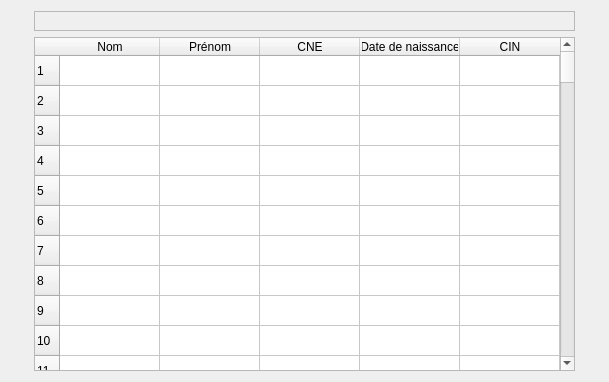
<?xml version="1.0" encoding="UTF-8"?>
<ui version="4.0">
 <class>etudiant</class>
 <widget class="QDialog" name="etudiant">
  <property name="geometry">
   <rect>
    <x>0</x>
    <y>0</y>
    <width>609</width>
    <height>382</height>
   </rect>
  </property>
  <property name="windowTitle">
   <string>Etudants</string>
  </property>
  <layout class="QGridLayout" name="gridLayout">
   <item row="0" column="0">
    <widget class="QFrame" name="frame">
     <property name="frameShape">
      <enum>QFrame::StyledPanel</enum>
     </property>
     <property name="frameShadow">
      <enum>QFrame::Raised</enum>
     </property>
     <layout class="QHBoxLayout" name="horizontalLayout"/>
    </widget>
   </item>
   <item row="2" column="0">
    <widget class="QTableWidget" name="tableWidget">
     <property name="sizePolicy">
      <sizepolicy hsizetype="Maximum" vsizetype="Maximum">
       <horstretch>5</horstretch>
       <verstretch>5</verstretch>
      </sizepolicy>
     </property>
     <property name="maximumSize">
      <size>
       <width>541</width>
       <height>371</height>
      </size>
     </property>
     <property name="rowCount">
      <number>100</number>
     </property>
     <row/>
     <row/>
     <row/>
     <row/>
     <row/>
     <row/>
     <row/>
     <row/>
     <row/>
     <row/>
     <row/>
     <row/>
     <row/>
     <row/>
     <row/>
     <row/>
     <row/>
     <row/>
     <row/>
     <row/>
     <row/>
     <row/>
     <row/>
     <row/>
     <row/>
     <row/>
     <row/>
     <row/>
     <row/>
     <row/>
     <row/>
     <row/>
     <row/>
     <row/>
     <row/>
     <row/>
     <row/>
     <row/>
     <row/>
     <row/>
     <row/>
     <row/>
     <row/>
     <row/>
     <row/>
     <row/>
     <row/>
     <row/>
     <row/>
     <row/>
     <row/>
     <row/>
     <row/>
     <row/>
     <row/>
     <row/>
     <row/>
     <row/>
     <row/>
     <row/>
     <row/>
     <row/>
     <row/>
     <row/>
     <row/>
     <row/>
     <row/>
     <row/>
     <row/>
     <row/>
     <row/>
     <row/>
     <row/>
     <row/>
     <row/>
     <row/>
     <row/>
     <row/>
     <row/>
     <row/>
     <row/>
     <row/>
     <row/>
     <row/>
     <row/>
     <row/>
     <row/>
     <row/>
     <row/>
     <row/>
     <row/>
     <row/>
     <row/>
     <row/>
     <row/>
     <row/>
     <row/>
     <row/>
     <row/>
     <row/>
     <column>
      <property name="text">
       <string>Nom</string>
      </property>
      <property name="whatsThis">
       <string extracomment="lola"/>
      </property>
     </column>
     <column>
      <property name="text">
       <string>Prénom</string>
      </property>
     </column>
     <column>
      <property name="text">
       <string>CNE</string>
      </property>
     </column>
     <column>
      <property name="text">
       <string>Date de naissance</string>
      </property>
     </column>
     <column>
      <property name="text">
       <string>CIN</string>
      </property>
     </column>
    </widget>
   </item>
  </layout>
 </widget>
 <resources/>
 <connections/>
</ui>
